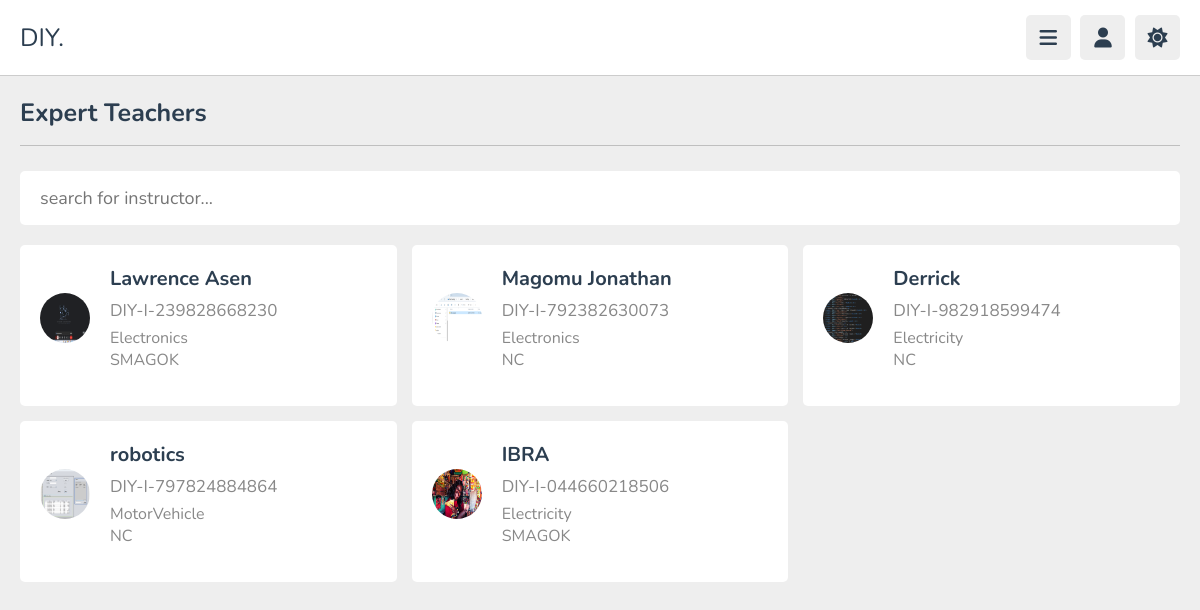
The app's page /admindashboard/1/ (signed in) with its own data.
### base/models.py (models this page shows, shortened)
class Instructor(models.Model):
  name  = models.CharField(max_length=100)
  instructor_id = models.CharField(max_length=20,unique=True,blank=True,editable=False)
  instructor_image = models.ImageField(upload_to='instructors/')
  email = models.EmailField(unique=True)
  password = models.CharField(max_length=128,blank=True)
  course = models.ForeignKey(Course, on_delete=models.SET_NULL, null=True)
  school  = models.ForeignKey(School, on_delete=models.SET_NULL, null=True)
  reset_pin = models.CharField(max_length=10, blank=True, null=True)
  admin = models.CharField(max_length=100, default=False)

class Course(models.Model):
  name = models.CharField(max_length=200)
  def __str__(self):
    return self.name

class School(models.Model):
  name = models.CharField(max_length=200)
  def __str__(self):
    return self.name

### base/views.py (the view)
# urls.py: path('admindashboard/<int:userid>/', views.user_view, name='user_view'),
@login_required
def user_view(request, userid):
  posts = models.Post.objects.all().order_by('-created_at')
  q = request.GET.get('q') if request.GET.get('q') != None else ''
  students = models.Student.objects.filter(
    Q(name__icontains=q)|
    Q(course__name__icontains=q)|
    Q(school__name__icontains=q)
  )
  instructors = models.Instructor.objects.filter(
    Q(name__icontains=q)|
    Q(course__name__icontains=q)|
    Q(school__name__icontains=q)
  )
  return render(request,"user.html",{'students':students, 'instructors':instructors, 'posts': posts})

### base/models.py (called while the page is built)
  def __str__(self):
    return self.name

    @property
    def media_type(self):
        if self.file.name.lower().endswith(('.png', '.jpg', '.jpeg', '.gif')):
            return 'image'
        elif self.file.name.lower().endswith(('.mp4', '.mov', '.avi', '.mkv')):
            return 'video'
        return 'unknown'

### templates/user.html (shortened to what this page needs)
{% load static %}
<!DOCTYPE html>
<html lang="en">
<head>
    <link rel="stylesheet" href="https://cdnjs.cloudflare.com/ajax/libs/font-awesome/6.1.2/css/all.min.css">
    <link rel="stylesheet" href="{% static 'users/css/style.css' %}">
    <link rel="stylesheet" href="https://cdnjs.cloudflare.com/ajax/libs/font-awesome/6.1.2/css/all.min.css">
</head>
<body>
    <header class="header">
        <section class="flex">
           <a href="" class="logo">DIY.</a>
            <div class="icons">
                <div id="menu-btn" class="fas fa-bars"></div>
                <div id="user-btn" class="fas fa-user"></div>
                <div id="toggle-btn" class="fas fa-sun"></div>
            </div>
        </section>
    </header>
    <section class="teachers">
        <div class="instructors">
            <h1 class="heading">expert teachers</h1>
            <form action="" method="get" type="tetx" class="search-tutor">
                <input type="text" name="q" placeholder="search for instructor..." required maxlength="100">
            </form>
            <div class="box-container">
                {% for instructor in instructors %}
                <div class="box">
                    <div class="tutor">
                        <img src="{{ instructor.instructor_image.url }}" alt="">
                        <div>
                            <h3>{{instructor.name}}</h3>
                            <p>{{ instructor.instructor_id }}</p>
                            <span>{{instructor.course}}</span><hr>
                            <span>{{ instructor.school }}</span>
                        </div>
                    </div>
                </div>
                {% endfor %}
            </div>
        </div>
    </section>
</body>
</html>

### static/users/css/style.css (style rules this page uses)
:root { --main-color:#8e44ad; --red:#e74c3c; --orange:#f39c12; --light-color:#888; --light-bg:#eee; --black:#2c3e50; --white:#fff; --border:.1rem solid rgba(0,0,0,.2); }
* { font-family: 'Nunito', sans-serif; margin:0; padding:0; box-sizing: border-box; outline: none; border:none; text-decoration: none; }
html { font-size: 62.5%; overflow-x: hidden; }
body { background-color: var(--light-bg); padding-left: 30rem; }
section { padding:2rem; margin: 0 auto; max-width: 1200px; }
.heading { font-size: 2.5rem; color:var(--black); margin-bottom: 2.5rem; border-bottom: var(--border); padding-bottom: 1.5rem; text-transform: capitalize; }
.header { position: sticky; top:0; left:0; right: 0; background-color: var(--white); z-index: 1000; border-bottom: var(--border); }
.header .flex { display: flex; align-items: center; justify-content: space-between; position: relative; padding: 1.5rem 2rem; }
.header .flex .logo { font-size: 2.5rem; color: var(--black); }
.header .flex .icons div { font-size: 2rem; color:var(--black); background-color: var(--light-bg); border-radius: .5rem; height: 4.5rem; width: 4.5rem; line-height: 4.5rem; cursor: pointer; text-align: center; margin-left: .7rem; }
.teachers .search-tutor { margin-bottom: 2rem; border-radius: .5rem; background-color: var(--white); padding: 1.5rem 2rem; display: flex; align-items: center; gap: 1.5rem; }
.teachers .search-tutor input { width: 100%; background: none; font-size: 1.8rem; color: var(--black); }
.teachers .box-container { display: grid; grid-template-columns: repeat(auto-fit, minmax(30rem, 1fr)); gap:1.5rem; justify-content: center; align-items: flex-start; }
.teachers .box-container .box { background-color: var(--white); border-radius: .5rem; padding: 2rem; }
.teachers .box-container .box .tutor { display: flex; align-items: center; gap:2rem; margin-bottom: 1.5rem; }
.teachers .box-container .box .tutor img { height: 5rem; width: 5rem; border-radius: 50%; }
.teachers .box-container .box .tutor h3 { font-size: 2rem; color: var(--black); margin-bottom: .2rem; }
.teachers .box-container .box .tutor span { font-size: 1.6rem; color: var(--light-color); }
.teachers .box-container .box p { padding: .5rem 0; font-size: 1.7rem; color: var(--light-color); }
@media (max-width:1200px) { body { padding-left: 0; } }

### records on screen
Instructor: instructor_image (picture), name "Lawrence Asen", instructor_id "DIY-I-239828668230", course "Electronics", school "SMAGOK"
Instructor: instructor_image (picture), name "Magomu Jonathan", instructor_id "DIY-I-792382630073", course "Electronics", school "NC"
Instructor: instructor_image (picture), name "Derrick", instructor_id "DIY-I-982918599474", course "Electricity", school "NC"
Instructor: instructor_image (picture), name "robotics", instructor_id "DIY-I-797824884864", course "MotorVehicle", school "NC"
Instructor: instructor_image (placeholder picture), name "IBRA", instructor_id "DIY-I-044660218506", course "Electricity", school "SMAGOK"
